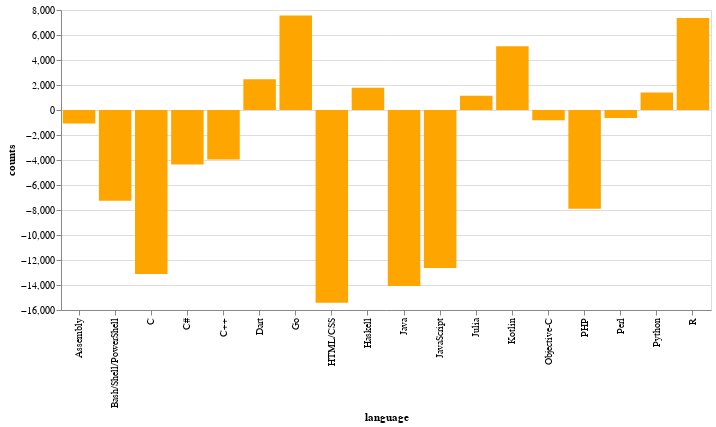

Source (notebook cell):
### Code cell
alt.Chart(copy).mark_bar().encode(
    x="language",
    y="counts",
    color=alt.condition(
        alt.datum.nonfarm_change > 0,
        alt.value("steelblue"),  # The positive color
        alt.value("orange")  # The negative color
    )
).properties(width=650)

### Figure 1 — Vega-Lite specification as saved in the notebook (floating-point values rounded to 4 significant figures)
{"config": {"view": {"continuousWidth": 400, "continuousHeight": 300}}, "data": {"name": "data-4873a7e2dbded69e3adfd8a6711aa9de"}, "mark": "bar", "encoding": {"color": {"condition": {"value": "steelblue", "test": "(datum.nonfarm_change > 0)"}, "value": "orange"}, "x": {"type": "nominal", "field": "language"}, "y": {"type": "quantitative", "field": "counts"}}, "width": 650, "$schema": "https://vega.github.io/schema/vega-lite/v4.8.1.json", "datasets": {"data-4873a7e2dbded69e3adfd8a6711aa9de": [{"language": "Assembly", "counts": -1084}, {"language": "Bash/Shell/PowerShell", "counts": -7252}, {"language": "C", "counts": -13124}, {"language": "C#", "counts": -4367}, {"language": "C++", "counts": -3951}, {"language": "Dart", "counts": 2462}, {"language": "Go", "counts": 7567}, {"language": "Haskell", "counts": 1774}, {"language": "HTML/CSS", "counts": -15410}, {"language": "Java", "counts": -14078}, {"language": "JavaScript", "counts": -12634}, {"language": "Julia", "counts": 1142}, {"language": "Kotlin", "counts": 5107}, {"language": "Objective-C", "counts": -815}, {"language": "Perl", "counts": -646}, {"language": "PHP", "counts": -7901}, {"language": "Python", "counts": 1395}, {"language": "R", "counts": 7356}]}}
